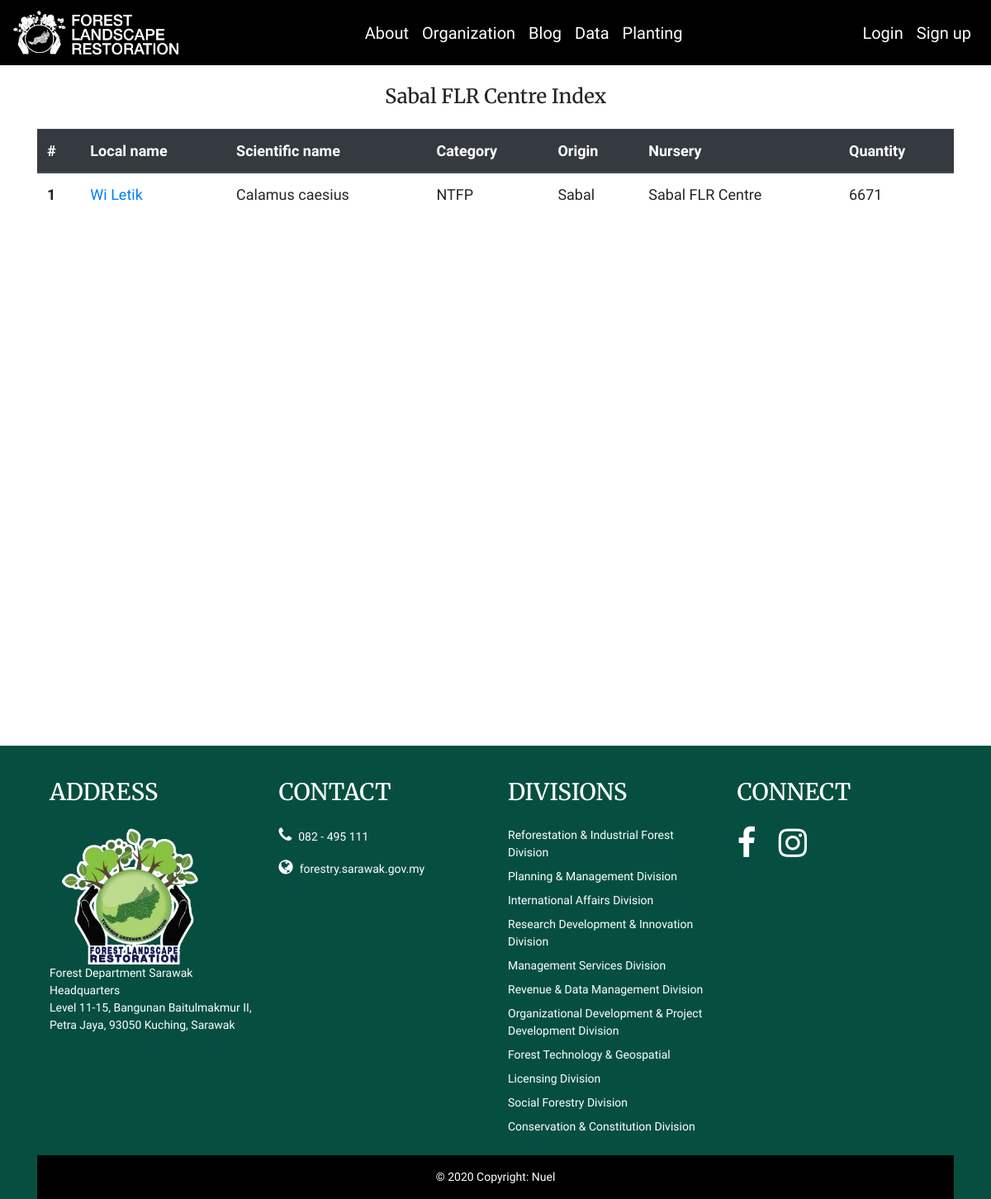
The app's page /data/sabal_index/ with its own data.
### dms/models.py (models this page shows, shortened)
class Seedling(models.Model):
	date_input = models.DateTimeField(auto_now_add=True)
	local_name = models.CharField(max_length=100)
	scientific_name = models.CharField(max_length=100)
	category = models.CharField(max_length=100)
	origin = models.CharField(max_length=100)
	nursery = models.CharField(max_length=100)
	remarks = models.CharField(max_length=200)
	description = models.TextField()
	quantity = models.IntegerField()
	seedling_img = models.ImageField('Seedling Image', null=True, blank=True, upload_to='seedling_img/')
	class Meta:
		ordering = ['-date_input']

### dms/views.py (the view)
# urls.py: path('sabal_index/', sabal_index, name='sabal_index'),
def sabal_index(request):
	sabal_nursery_index = data_object.filter(nursery__icontains='Sabal')
	return render(request, 'dms/sabal_index.html', {'sabal_nursery_index':sabal_nursery_index})

### dms/templates/dms/sabal_index.html
{% extends 'base.html' %}
{% block content %}
<div class="container mt-4">
	<h4 class="text-center">Sabal FLR Centre Index</h4>
	<table class="table mt-4">
		<thead class="thead-dark">
			<tr>
				<th scope="col">#</th>
				<th scope="col">Local name</th>
				<th scope="col">Scientific name</th>
				<th scope="col">Category</th>
				<th scope="col">Origin</th>
				<th scope="col">Nursery</th>
				<th scope="col">Quantity</th>
			</tr>
		</thead>
		<tbody>
			{% for data in sabal_nursery_index %}
			<tr>
				<th>{{ forloop.counter }}</th>
				<td>
					<a href="{% url 'seedling_detail' data.pk %}">
						{{ data.local_name }}
					</a>
				</td>
				<td>{{ data.scientific_name }}</td>
				<td>{{ data.category }}</td>
				<td>{{ data.origin }}</td>
				<td>{{ data.nursery }}</td>
				<td>{{ data.quantity }}</td>
			</tr>
			{% endfor %}
		</tbody>
	</table>
</div>
{% endblock %}

### flrweb/static/css/main.css (style rules this page uses)
body { font-family: 'Work Sans', Sans-Serif; font-size: 18px; }
h1, h2, h3, h4, h5, h6 { font-family: 'Merriweather', Serif; }

### records on screen
Seedling: local_name "Wi Letik", scientific_name "Calamus caesius", category "NTFP", origin "Sabal", nursery "Sabal FLR Centre", quantity "6671"
